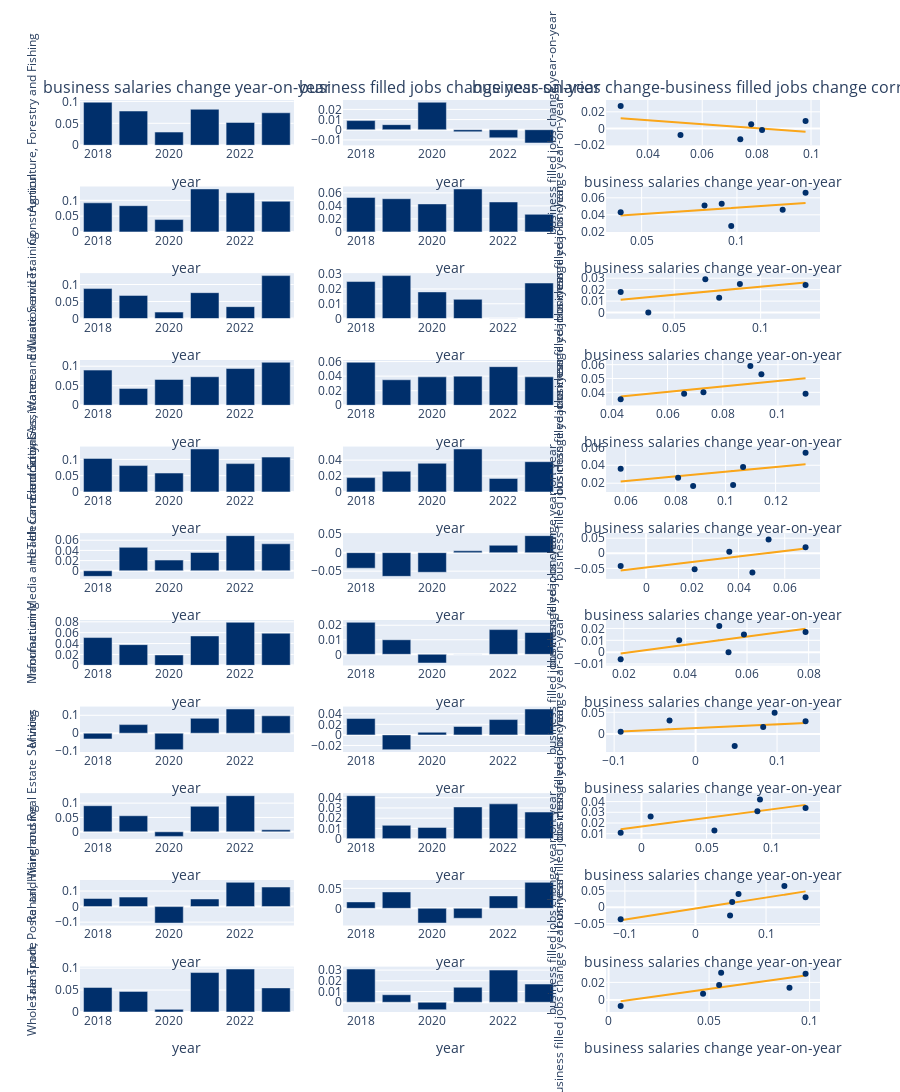

The code cell stored with this chart in its notebook:
### Markdown cell above
#### filled jobs - salaries correlation

### Code cell
explore_correlations(df_bus_metric_corr, 'industry', 'year_time', 'year', 'salaries_yearly_change', 'business salaries change', 'filled_jobs_yearly_change', 'business filled jobs change')

### Figure 1 — Plotly figure (JSON) as saved in the notebook; plotly's stock layout.template omitted (floating-point values rounded to 4 significant figures)
{"data": [{"marker": {"color": "#002F6B"}, "name": "business salaries change year-on-year", "type": "bar", "x": ["2018-01-01T00:00:00.000000000", "2019-01-01T00:00:00.000000000", "2020-01-01T00:00:00.000000000", "2021-01-01T00:00:00.000000000", "2022-01-01T00:00:00.000000000", "2023-01-01T00:00:00.000000000"], "xaxis": "x", "y": [0.098, 0.078, 0.03, 0.082, 0.052, 0.074], "yaxis": "y", "zorder": 1}, {"marker": {"color": "#002F6B"}, "name": "business filled jobs change year-on-year", "type": "bar", "x": ["2018-01-01T00:00:00.000000000", "2019-01-01T00:00:00.000000000", "2020-01-01T00:00:00.000000000", "2021-01-01T00:00:00.000000000", "2022-01-01T00:00:00.000000000", "2023-01-01T00:00:00.000000000"], "xaxis": "x2", "y": [0.009, 0.005, 0.027, -0.002, -0.008, -0.013], "yaxis": "y2", "zorder": 1}, {"marker": {"color": "#002F6B"}, "mode": "markers", "name": "business salaries change-business filled jobs change correlation", "type": "scatter", "x": [0.098, 0.078, 0.03, 0.082, 0.052, 0.074], "xaxis": "x3", "y": [0.009, 0.005, 0.027, -0.002, -0.008, -0.013], "yaxis": "y3", "zorder": 1}, {"line": {"color": "#FAA61A", "dash": "solid"}, "mode": "lines", "name": "Agriculture, Forestry and Fishing Fit", "showlegend": false, "type": "scatter", "x": [0.098, 0.078, 0.03, 0.082, 0.052, 0.074], "xaxis": "x3", "y": [-0.003958, 0.0008407, 0.01236, -0.0001189, 0.007079, 0.0018], "yaxis": "y3"}, {"marker": {"color": "#002F6B"}, "name": "business salaries change year-on-year", "type": "bar", "x": ["2018-01-01T00:00:00.000000000", "2019-01-01T00:00:00.000000000", "2020-01-01T00:00:00.000000000", "2021-01-01T00:00:00.000000000", "2022-01-01T00:00:00.000000000", "2023-01-01T00:00:00.000000000"], "xaxis": "x4", "y": [0.092, 0.083, 0.039, 0.136, 0.124, 0.097], "yaxis": "y4", "zorder": 1}, {"marker": {"color": "#002F6B"}, "name": "business filled jobs change year-on-year", "type": "bar", "x": ["2018-01-01T00:00:00.000000000", "2019-01-01T00:00:00.000000000", "2020-01-01T00:00:00.000000000", "2021-01-01T00:00:00.000000000", "2022-01-01T00:00:00.000000000", "2023-01-01T00:00:00.000000000"], "xaxis": "x5", "y": [0.053, 0.051, 0.043, 0.066, 0.046, 0.027], "yaxis": "y5", "zorder": 1}, {"marker": {"color": "#002F6B"}, "mode": "markers", "name": "business salaries change-business filled jobs change correlation", "type": "scatter", "x": [0.092, 0.083, 0.039, 0.136, 0.124, 0.097], "xaxis": "x6", "y": [0.053, 0.051, 0.043, 0.066, 0.046, 0.027], "yaxis": "y6", "zorder": 1}, {"line": {"color": "#FAA61A", "dash": "solid"}, "mode": "lines", "name": "Construction Fit", "showlegend": false, "type": "scatter", "x": [0.092, 0.083, 0.039, 0.136, 0.124, 0.097], "xaxis": "x6", "y": [0.04719, 0.04585, 0.03929, 0.05376, 0.05197, 0.04794], "yaxis": "y6"}, {"marker": {"color": "#002F6B"}, "name": "business salaries change year-on-year", "type": "bar", "x": ["2018-01-01T00:00:00.000000000", "2019-01-01T00:00:00.000000000", "2020-01-01T00:00:00.000000000", "2021-01-01T00:00:00.000000000", "2022-01-01T00:00:00.000000000", "2023-01-01T00:00:00.000000000"], "xaxis": "x7", "y": [0.088, 0.068, 0.019, 0.076, 0.035, 0.126], "yaxis": "y7", "zorder": 1}, {"marker": {"color": "#002F6B"}, "name": "business filled jobs change year-on-year", "type": "bar", "x": ["2018-01-01T00:00:00.000000000", "2019-01-01T00:00:00.000000000", "2020-01-01T00:00:00.000000000", "2021-01-01T00:00:00.000000000", "2022-01-01T00:00:00.000000000", "2023-01-01T00:00:00.000000000"], "xaxis": "x8", "y": [0.025, 0.029, 0.018, 0.013, 0.0, 0.024], "yaxis": "y8", "zorder": 1}, {"marker": {"color": "#002F6B"}, "mode": "markers", "name": "business salaries change-business filled jobs change correlation", "type": "scatter", "x": [0.088, 0.068, 0.019, 0.076, 0.035, 0.126], "xaxis": "x9", "y": [0.025, 0.029, 0.018, 0.013, 0.0, 0.024], "yaxis": "y9", "zorder": 1}, {"line": {"color": "#FAA61A", "dash": "solid"}, "mode": "lines", "name": "Education and Training Fit", "showlegend": false, "type": "scatter", "x": [0.088, 0.068, 0.019, 0.076, 0.035, 0.126], "xaxis": "x9", "y": [0.02092, 0.01807, 0.0111, 0.01921, 0.01337, 0.02633], "yaxis": "y9"}, {"marker": {"color": "#002F6B"}, "name": "business salaries change year-on-year", "type": "bar", "x": ["2018-01-01T00:00:00.000000000", "2019-01-01T00:00:00.000000000", "2020-01-01T00:00:00.000000000", "2021-01-01T00:00:00.000000000", "2022-01-01T00:00:00.000000000", "2023-01-01T00:00:00.000000000"], "xaxis": "x10", "y": [0.09, 0.043, 0.066, 0.073, 0.094, 0.11], "yaxis": "y10", "zorder": 1}, {"marker": {"color": "#002F6B"}, "name": "business filled jobs change year-on-year", "type": "bar", "x": ["2018-01-01T00:00:00.000000000", "2019-01-01T00:00:00.000000000", "2020-01-01T00:00:00.000000000", "2021-01-01T00:00:00.000000000", "2022-01-01T00:00:00.000000000", "2023-01-01T00:00:00.000000000"], "xaxis": "x11", "y": [0.059, 0.035, 0.039, 0.04, 0.053, 0.039], "yaxis": "y11", "zorder": 1}, {"marker": {"color": "#002F6B"}, "mode": "markers", "name": "business salaries change-business filled jobs change correlation", "type": "scatter", "x": [0.09, 0.043, 0.066, 0.073, 0.094, 0.11], "xaxis": "x12", "y": [0.059, 0.035, 0.039, 0.04, 0.053, 0.039], "yaxis": "y12", "zorder": 1}, {"line": {"color": "#FAA61A", "dash": "solid"}, "mode": "lines", "name": "Electricity, Gas, Water and Waste Services Fit", "showlegend": false, "type": "scatter", "x": [0.09, 0.043, 0.066, 0.073, 0.094, 0.11], "xaxis": "x12", "y": [0.04629, 0.03695, 0.04152, 0.04291, 0.04708, 0.05026], "yaxis": "y12"}, {"marker": {"color": "#002F6B"}, "name": "business salaries change year-on-year", "type": "bar", "x": ["2018-01-01T00:00:00.000000000", "2019-01-01T00:00:00.000000000", "2020-01-01T00:00:00.000000000", "2021-01-01T00:00:00.000000000", "2022-01-01T00:00:00.000000000", "2023-01-01T00:00:00.000000000"], "xaxis": "x13", "y": [0.103, 0.081, 0.058, 0.132, 0.087, 0.107], "yaxis": "y13", "zorder": 1}, {"marker": {"color": "#002F6B"}, "name": "business filled jobs change year-on-year", "type": "bar", "x": ["2018-01-01T00:00:00.000000000", "2019-01-01T00:00:00.000000000", "2020-01-01T00:00:00.000000000", "2021-01-01T00:00:00.000000000", "2022-01-01T00:00:00.000000000", "2023-01-01T00:00:00.000000000"], "xaxis": "x14", "y": [0.018, 0.026, 0.036, 0.054, 0.017, 0.038], "yaxis": "y14", "zorder": 1}, {"marker": {"color": "#002F6B"}, "mode": "markers", "name": "business salaries change-business filled jobs change correlation", "type": "scatter", "x": [0.103, 0.081, 0.058, 0.132, 0.087, 0.107], "xaxis": "x15", "y": [0.018, 0.026, 0.036, 0.054, 0.017, 0.038], "yaxis": "y15", "zorder": 1}, {"line": {"color": "#FAA61A", "dash": "solid"}, "mode": "lines", "name": "Health Care and Social Assistance Fit", "showlegend": false, "type": "scatter", "x": [0.103, 0.081, 0.058, 0.132, 0.087, 0.107], "xaxis": "x15", "y": [0.03366, 0.02797, 0.02202, 0.04116, 0.02952, 0.03469], "yaxis": "y15"}, {"marker": {"color": "#002F6B"}, "name": "business salaries change year-on-year", "type": "bar", "x": ["2018-01-01T00:00:00.000000000", "2019-01-01T00:00:00.000000000", "2020-01-01T00:00:00.000000000", "2021-01-01T00:00:00.000000000", "2022-01-01T00:00:00.000000000", "2023-01-01T00:00:00.000000000"], "xaxis": "x16", "y": [-0.011, 0.046, 0.021, 0.036, 0.069, 0.053], "yaxis": "y16", "zorder": 1}, {"marker": {"color": "#002F6B"}, "name": "business filled jobs change year-on-year", "type": "bar", "x": ["2018-01-01T00:00:00.000000000", "2019-01-01T00:00:00.000000000", "2020-01-01T00:00:00.000000000", "2021-01-01T00:00:00.000000000", "2022-01-01T00:00:00.000000000", "2023-01-01T00:00:00.000000000"], "xaxis": "x17", "y": [-0.042, -0.064, -0.053, 0.005, 0.02, 0.046], "yaxis": "y17", "zorder": 1}, {"marker": {"color": "#002F6B"}, "mode": "markers", "name": "business salaries change-business filled jobs change correlation", "type": "scatter", "x": [-0.011, 0.046, 0.021, 0.036, 0.069, 0.053], "xaxis": "x18", "y": [-0.042, -0.064, -0.053, 0.005, 0.02, 0.046], "yaxis": "y18", "zorder": 1}, {"line": {"color": "#FAA61A", "dash": "solid"}, "mode": "lines", "name": "Information Media and Telecommunications Fit", "showlegend": false, "type": "scatter", "x": [-0.011, 0.046, 0.021, 0.036, 0.069, 0.053], "xaxis": "x18", "y": [-0.05692, -0.00531, -0.02795, -0.01436, 0.01552, 0.001028], "yaxis": "y18"}, {"marker": {"color": "#002F6B"}, "name": "business salaries change year-on-year", "type": "bar", "x": ["2018-01-01T00:00:00.000000000", "2019-01-01T00:00:00.000000000", "2020-01-01T00:00:00.000000000", "2021-01-01T00:00:00.000000000", "2022-01-01T00:00:00.000000000", "2023-01-01T00:00:00.000000000"], "xaxis": "x19", "y": [0.051, 0.038, 0.019, 0.054, 0.079, 0.059], "yaxis": "y19", "zorder": 1}, {"marker": {"color": "#002F6B"}, "name": "business filled jobs change year-on-year", "type": "bar", "x": ["2018-01-01T00:00:00.000000000", "2019-01-01T00:00:00.000000000", "2020-01-01T00:00:00.000000000", "2021-01-01T00:00:00.000000000", "2022-01-01T00:00:00.000000000", "2023-01-01T00:00:00.000000000"], "xaxis": "x20", "y": [0.022, 0.01, -0.006, 0.0, 0.017, 0.015], "yaxis": "y20", "zorder": 1}, {"marker": {"color": "#002F6B"}, "mode": "markers", "name": "business salaries change-business filled jobs change correlation", "type": "scatter", "x": [0.051, 0.038, 0.019, 0.054, 0.079, 0.059], "xaxis": "x21", "y": [0.022, 0.01, -0.006, 0.0, 0.017, 0.015], "yaxis": "y21", "zorder": 1}, {"line": {"color": "#FAA61A", "dash": "solid"}, "mode": "lines", "name": "Manufacturing Fit", "showlegend": false, "type": "scatter", "x": [0.051, 0.038, 0.019, 0.054, 0.079, 0.059], "xaxis": "x21", "y": [0.01002, 0.005463, -0.001192, 0.01107, 0.01983, 0.01282], "yaxis": "y21"}, {"marker": {"color": "#002F6B"}, "name": "business salaries change year-on-year", "type": "bar", "x": ["2018-01-01T00:00:00.000000000", "2019-01-01T00:00:00.000000000", "2020-01-01T00:00:00.000000000", "2021-01-01T00:00:00.000000000", "2022-01-01T00:00:00.000000000", "2023-01-01T00:00:00.000000000"], "xaxis": "x22", "y": [-0.032, 0.048, -0.092, 0.083, 0.135, 0.097], "yaxis": "y22", "zorder": 1}, {"marker": {"color": "#002F6B"}, "name": "business filled jobs change year-on-year", "type": "bar", "x": ["2018-01-01T00:00:00.000000000", "2019-01-01T00:00:00.000000000", "2020-01-01T00:00:00.000000000", "2021-01-01T00:00:00.000000000", "2022-01-01T00:00:00.000000000", "2023-01-01T00:00:00.000000000"], "xaxis": "x23", "y": [0.031, -0.028, 0.005, 0.016, 0.029, 0.049], "yaxis": "y23", "zorder": 1}, {"marker": {"color": "#002F6B"}, "mode": "markers", "name": "business salaries change-business filled jobs change correlation", "type": "scatter", "x": [-0.032, 0.048, -0.092, 0.083, 0.135, 0.097], "xaxis": "x24", "y": [0.031, -0.028, 0.005, 0.016, 0.029, 0.049], "yaxis": "y24", "zorder": 1}, {"line": {"color": "#FAA61A", "dash": "solid"}, "mode": "lines", "name": "Mining Fit", "showlegend": false, "type": "scatter", "x": [-0.032, 0.048, -0.092, 0.083, 0.135, 0.097], "xaxis": "x24", "y": [0.01088, 0.0177, 0.00576, 0.02068, 0.02511, 0.02187], "yaxis": "y24"}, {"marker": {"color": "#002F6B"}, "name": "business salaries change year-on-year", "type": "bar", "x": ["2018-01-01T00:00:00.000000000", "2019-01-01T00:00:00.000000000", "2020-01-01T00:00:00.000000000", "2021-01-01T00:00:00.000000000", "2022-01-01T00:00:00.000000000", "2023-01-01T00:00:00.000000000"], "xaxis": "x25", "y": [0.091, 0.056, -0.016, 0.089, 0.126, 0.007], "yaxis": "y25", "zorder": 1}, {"marker": {"color": "#002F6B"}, "name": "business filled jobs change year-on-year", "type": "bar", "x": ["2018-01-01T00:00:00.000000000", "2019-01-01T00:00:00.000000000", "2020-01-01T00:00:00.000000000", "2021-01-01T00:00:00.000000000", "2022-01-01T00:00:00.000000000", "2023-01-01T00:00:00.000000000"], "xaxis": "x26", "y": [0.042, 0.013, 0.011, 0.031, 0.034, 0.026], "yaxis": "y26", "zorder": 1}, {"marker": {"color": "#002F6B"}, "mode": "markers", "name": "business salaries change-business filled jobs change correlation", "type": "scatter", "x": [0.091, 0.056, -0.016, 0.089, 0.126, 0.007], "xaxis": "x27", "y": [0.042, 0.013, 0.011, 0.031, 0.034, 0.026], "yaxis": "y27", "zorder": 1}, {"line": {"color": "#FAA61A", "dash": "solid"}, "mode": "lines", "name": "Rental, Hiring and Real Estate Services Fit", "showlegend": false, "type": "scatter", "x": [0.091, 0.056, -0.016, 0.089, 0.126, 0.007], "xaxis": "x27", "y": [0.03132, 0.02571, 0.01418, 0.031, 0.03692, 0.01787], "yaxis": "y27"}, {"marker": {"color": "#002F6B"}, "name": "business salaries change year-on-year", "type": "bar", "x": ["2018-01-01T00:00:00.000000000", "2019-01-01T00:00:00.000000000", "2020-01-01T00:00:00.000000000", "2021-01-01T00:00:00.000000000", "2022-01-01T00:00:00.000000000", "2023-01-01T00:00:00.000000000"], "xaxis": "x28", "y": [0.052, 0.061, -0.106, 0.049, 0.156, 0.126], "yaxis": "y28", "zorder": 1}, {"marker": {"color": "#002F6B"}, "name": "business filled jobs change year-on-year", "type": "bar", "x": ["2018-01-01T00:00:00.000000000", "2019-01-01T00:00:00.000000000", "2020-01-01T00:00:00.000000000", "2021-01-01T00:00:00.000000000", "2022-01-01T00:00:00.000000000", "2023-01-01T00:00:00.000000000"], "xaxis": "x29", "y": [0.016, 0.041, -0.037, -0.025, 0.031, 0.065], "yaxis": "y29", "zorder": 1}, {"marker": {"color": "#002F6B"}, "mode": "markers", "name": "business salaries change-business filled jobs change correlation", "type": "scatter", "x": [0.052, 0.061, -0.106, 0.049, 0.156, 0.126], "xaxis": "x30", "y": [0.016, 0.041, -0.037, -0.025, 0.031, 0.065], "yaxis": "y30", "zorder": 1}, {"line": {"color": "#FAA61A", "dash": "solid"}, "mode": "lines", "name": "Transport, Postal and Warehousing Fit", "showlegend": false, "type": "scatter", "x": [0.052, 0.061, -0.106, 0.049, 0.156, 0.126], "xaxis": "x30", "y": [0.0137, 0.01674, -0.03967, 0.01269, 0.04884, 0.0387], "yaxis": "y30"}, {"marker": {"color": "#002F6B"}, "name": "business salaries change year-on-year", "type": "bar", "x": ["2018-01-01T00:00:00.000000000", "2019-01-01T00:00:00.000000000", "2020-01-01T00:00:00.000000000", "2021-01-01T00:00:00.000000000", "2022-01-01T00:00:00.000000000", "2023-01-01T00:00:00.000000000"], "xaxis": "x31", "y": [0.056, 0.047, 0.006, 0.09, 0.098, 0.055], "yaxis": "y31", "zorder": 1}, {"marker": {"color": "#002F6B"}, "name": "business filled jobs change year-on-year", "type": "bar", "x": ["2018-01-01T00:00:00.000000000", "2019-01-01T00:00:00.000000000", "2020-01-01T00:00:00.000000000", "2021-01-01T00:00:00.000000000", "2022-01-01T00:00:00.000000000", "2023-01-01T00:00:00.000000000"], "xaxis": "x32", "y": [0.031, 0.007, -0.007, 0.014, 0.03, 0.017], "yaxis": "y32", "zorder": 1}, {"marker": {"color": "#002F6B"}, "mode": "markers", "name": "business salaries change-business filled jobs change correlation", "type": "scatter", "x": [0.056, 0.047, 0.006, 0.09, 0.098, 0.055], "xaxis": "x33", "y": [0.031, 0.007, -0.007, 0.014, 0.03, 0.017], "yaxis": "y33", "zorder": 1}, {"line": {"color": "#FAA61A", "dash": "solid"}, "mode": "lines", "name": "Wholesale Trade Fit", "showlegend": false, "type": "scatter", "x": [0.056, 0.047, 0.006, 0.09, 0.098, 0.055], "xaxis": "x33", "y": [0.01447, 0.01157, -0.001652, 0.02544, 0.02802, 0.01415], "yaxis": "y33"}], "layout": {"annotations": [{"font": {"size": 16}, "showarrow": false, "text": "business salaries change year-on-year", "x": 0.1444, "xanchor": "center", "xref": "paper", "y": 1.0, "yanchor": "bottom", "yref": "paper"}, {"font": {"size": 16}, "showarrow": false, "text": "business filled jobs change year-on-year", "x": 0.5, "xanchor": "center", "xref": "paper", "y": 1.0, "yanchor": "bottom", "yref": "paper"}, {"font": {"size": 16}, "showarrow": false, "text": "business salaries change-business filled jobs change correlation", "x": 0.8556, "xanchor": "center", "xref": "paper", "y": 1.0, "yanchor": "bottom", "yref": "paper"}], "height": 5000, "showlegend": false, "xaxis": {"anchor": "y", "domain": [0, 0.2889], "title": {"text": "year"}}, "xaxis10": {"anchor": "y10", "domain": [0, 0.2889], "title": {"text": "year"}}, "xaxis11": {"anchor": "y11", "domain": [0.3556, 0.6444], "title": {"text": "year"}}, "xaxis12": {"anchor": "y12", "domain": [0.7111, 1], "title": {"text": "business salaries change year-on-year"}}, "xaxis13": {"anchor": "y13", "domain": [0, 0.2889], "title": {"text": "year"}}, "xaxis14": {"anchor": "y14", "domain": [0.3556, 0.6444], "title": {"text": "year"}}, "xaxis15": {"anchor": "y15", "domain": [0.7111, 1], "title": {"text": "business salaries change year-on-year"}}, "xaxis16": {"anchor": "y16", "domain": [0, 0.2889], "title": {"text": "year"}}, "xaxis17": {"anchor": "y17", "domain": [0.3556, 0.6444], "title": {"text": "year"}}, "xaxis18": {"anchor": "y18", "domain": [0.7111, 1], "title": {"text": "business salaries change year-on-year"}}, "xaxis19": {"anchor": "y19", "domain": [0, 0.2889], "title": {"text": "year"}}, "xaxis2": {"anchor": "y2", "domain": [0.3556, 0.6444], "title": {"text": "year"}}, "xaxis20": {"anchor": "y20", "domain": [0.3556, 0.6444], "title": {"text": "year"}}, "xaxis21": {"anchor": "y21", "domain": [0.7111, 1], "title": {"text": "business salaries change year-on-year"}}, "xaxis22": {"anchor": "y22", "domain": [0, 0.2889], "title": {"text": "year"}}, "xaxis23": {"anchor": "y23", "domain": [0.3556, 0.6444], "title": {"text": "year"}}, "xaxis24": {"anchor": "y24", "domain": [0.7111, 1], "title": {"text": "business salaries change year-on-year"}}, "xaxis25": {"anchor": "y25", "domain": [0, 0.2889], "title": {"text": "year"}}, "xaxis26": {"anchor": "y26", "domain": [0.3556, 0.6444], "title": {"text": "year"}}, "xaxis27": {"anchor": "y27", "domain": [0.7111, 1], "title": {"text": "business salaries change year-on-year"}}, "xaxis28": {"anchor": "y28", "domain": [0, 0.2889], "title": {"text": "year"}}, "xaxis29": {"anchor": "y29", "domain": [0.3556, 0.6444], "title": {"text": "year"}}, "xaxis3": {"anchor": "y3", "domain": [0.7111, 1], "title": {"text": "business salaries change year-on-year"}}, "xaxis30": {"anchor": "y30", "domain": [0.7111, 1], "title": {"text": "business salaries change year-on-year"}}, "xaxis31": {"anchor": "y31", "domain": [0, 0.2889], "title": {"text": "year"}}, "xaxis32": {"anchor": "y32", "domain": [0.3556, 0.6444], "title": {"text": "year"}}, "xaxis33": {"anchor": "y33", "domain": [0.7111, 1], "title": {"text": "business salaries change year-on-year"}}, "xaxis4": {"anchor": "y4", "domain": [0, 0.2889], "title": {"text": "year"}}, "xaxis5": {"anchor": "y5", "domain": [0.3556, 0.6444], "title": {"text": "year"}}, "xaxis6": {"anchor": "y6", "domain": [0.7111, 1], "title": {"text": "business salaries change year-on-year"}}, "xaxis7": {"anchor": "y7", "domain": [0, 0.2889], "title": {"text": "year"}}, "xaxis8": {"anchor": "y8", "domain": [0.3556, 0.6444], "title": {"text": "year"}}, "xaxis9": {"anchor": "y9", "domain": [0.7111, 1], "title": {"text": "business salaries change year-on-year"}}, "yaxis": {"anchor": "x", "domain": [0.9504, 1.0], "title": {"font": {"size": 12}, "text": "Agriculture, Forestry and Fishing"}}, "yaxis10": {"anchor": "x10", "domain": [0.6653, 0.7149], "title": {"font": {"size": 12}, "text": "Electricity, Gas, Water and Waste Services"}}, "yaxis11": {"anchor": "x11", "domain": [0.6653, 0.7149], "title": {"font": {"size": 12}}}, "yaxis12": {"anchor": "x12", "domain": [0.6653, 0.7149], "title": {"font": {"size": 12}, "text": "business filled jobs change year-on-year"}}, "yaxis13": {"anchor": "x13", "domain": [0.5702, 0.6198], "title": {"font": {"size": 12}, "text": "Health Care and Social Assistance"}}, "yaxis14": {"anchor": "x14", "domain": [0.5702, 0.6198], "title": {"font": {"size": 12}}}, "yaxis15": {"anchor": "x15", "domain": [0.5702, 0.6198], "title": {"font": {"size": 12}, "text": "business filled jobs change year-on-year"}}, "yaxis16": {"anchor": "x16", "domain": [0.4752, 0.5248], "title": {"font": {"size": 12}, "text": "Information Media and Telecommunications"}}, "yaxis17": {"anchor": "x17", "domain": [0.4752, 0.5248], "title": {"font": {"size": 12}}}, "yaxis18": {"anchor": "x18", "domain": [0.4752, 0.5248], "title": {"font": {"size": 12}, "text": "business filled jobs change year-on-year"}}, "yaxis19": {"anchor": "x19", "domain": [0.3802, 0.4298], "title": {"font": {"size": 12}, "text": "Manufacturing"}}, "yaxis2": {"anchor": "x2", "domain": [0.9504, 1.0], "title": {"font": {"size": 12}}}, "yaxis20": {"anchor": "x20", "domain": [0.3802, 0.4298], "title": {"font": {"size": 12}}}, "yaxis21": {"anchor": "x21", "domain": [0.3802, 0.4298], "title": {"font": {"size": 12}, "text": "business filled jobs change year-on-year"}}, "yaxis22": {"anchor": "x22", "domain": [0.2851, 0.3347], "title": {"font": {"size": 12}, "text": "Mining"}}, "yaxis23": {"anchor": "x23", "domain": [0.2851, 0.3347], "title": {"font": {"size": 12}}}, "yaxis24": {"anchor": "x24", "domain": [0.2851, 0.3347], "title": {"font": {"size": 12}, "text": "business filled jobs change year-on-year"}}, "yaxis25": {"anchor": "x25", "domain": [0.1901, 0.2397], "title": {"font": {"size": 12}, "text": "Rental, Hiring and Real Estate Services"}}, "yaxis26": {"anchor": "x26", "domain": [0.1901, 0.2397], "title": {"font": {"size": 12}}}, "yaxis27": {"anchor": "x27", "domain": [0.1901, 0.2397], "title": {"font": {"size": 12}, "text": "business filled jobs change year-on-year"}}, "yaxis28": {"anchor": "x28", "domain": [0.09504, 0.1446], "title": {"font": {"size": 12}, "text": "Transport, Postal and Warehousing"}}, "yaxis29": {"anchor": "x29", "domain": [0.09504, 0.1446], "title": {"font": {"size": 12}}}, "yaxis3": {"anchor": "x3", "domain": [0.9504, 1.0], "title": {"font": {"size": 12}, "text": "business filled jobs change year-on-year"}}, "yaxis30": {"anchor": "x30", "domain": [0.09504, 0.1446], "title": {"font": {"size": 12}, "text": "business filled jobs change year-on-year"}}, "yaxis31": {"anchor": "x31", "domain": [0, 0.04959], "title": {"font": {"size": 12}, "text": "Wholesale Trade"}}, "yaxis32": {"anchor": "x32", "domain": [0, 0.04959], "title": {"font": {"size": 12}}}, "yaxis33": {"anchor": "x33", "domain": [0, 0.04959], "title": {"font": {"size": 12}, "text": "business filled jobs change year-on-year"}}, "yaxis4": {"anchor": "x4", "domain": [0.8554, 0.905], "title": {"font": {"size": 12}, "text": "Construction"}}, "yaxis5": {"anchor": "x5", "domain": [0.8554, 0.905], "title": {"font": {"size": 12}}}, "yaxis6": {"anchor": "x6", "domain": [0.8554, 0.905], "title": {"font": {"size": 12}, "text": "business filled jobs change year-on-year"}}, "yaxis7": {"anchor": "x7", "domain": [0.7603, 0.8099], "title": {"font": {"size": 12}, "text": "Education and Training"}}, "yaxis8": {"anchor": "x8", "domain": [0.7603, 0.8099], "title": {"font": {"size": 12}}}, "yaxis9": {"anchor": "x9", "domain": [0.7603, 0.8099], "title": {"font": {"size": 12}, "text": "business filled jobs change year-on-year"}}}}
